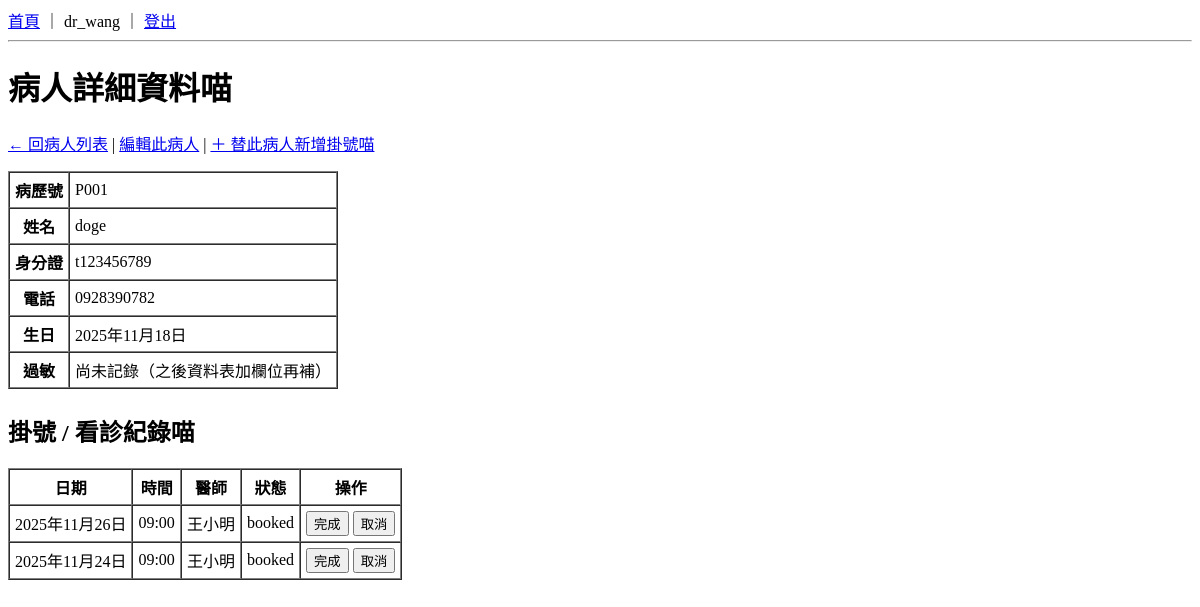
/patients/1/ (signed in), run on an earlier commit of the app's database.
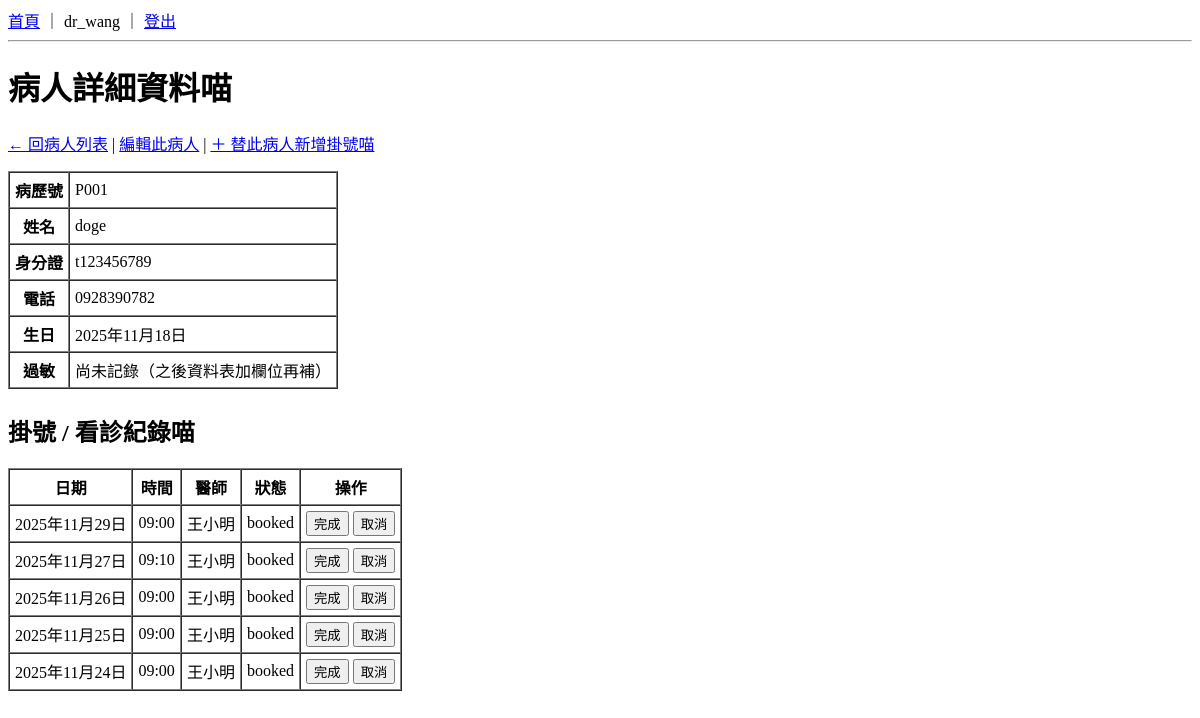
And on a later commit of the database.
### appointments/models.py (models this page shows, shortened)
class Appointment(models.Model):
    STATUS_CHOICES = [
        ("BOOKED", "已掛號"),
        ("CANCELLED", "已取消"),
        ("DONE", "已完成"),
    ]
    patient = models.ForeignKey(Patient, on_delete=models.CASCADE)
    doctor = models.ForeignKey(Doctor, on_delete=models.CASCADE)
    date = models.DateField()
    time = models.TimeField()
    status = models.CharField(max_length=10, choices=STATUS_CHOICES, default="BOOKED")
    created_at = models.DateTimeField(default=timezone.now)
    objects = AppointmentManager()
    class Meta:
        unique_together = [("doctor", "date", "time")]

### doctors/models.py (models this page shows, shortened)
class Doctor(models.Model):
    name = models.CharField("姓名", max_length=50)
    department = models.CharField("科別", max_length=50)
    room = models.CharField("診間", max_length=20, blank=True)
    user = models.OneToOneField(
        User, null=True, blank=True, on_delete=models.SET_NULL, verbose_name="使用者帳號"
    )
    is_active = models.BooleanField("啟用", default=True)
    class Meta:
        verbose_name = "醫師"
        verbose_name_plural = "醫師"

### patients/views.py (the view)
# urls.py: path("<int:pk>/", views.patient_detail, name="patient_detail"),
@login_required
def patient_detail(request, pk):
    patient = get_object_or_404(Patient, pk=pk)
    appointments = (
        Appointment.objects
        .filter(patient=patient)
        .select_related("doctor")          # 連 doctor 一起查，模板用 appt.doctor.name
        .order_by("-date", "-time")        # 讓最新的在最上面喵
    )
    context = {
        "patient": patient,
        "appointments": appointments,
    }
    return render(request, "patients/patient_detail.html", context)

### templates/patients/patient_detail.html (shortened to what this page needs)
{% extends "base.html" %}
{% block content %}
<h1>病人詳細資料喵</h1>
<p>
  <a href="{% url 'patients:patient_list' %}">← 回病人列表</a>
  |
  <a href="{% url 'patients:patient_update' patient.id %}">編輯此病人</a>
  |
  <a href="{% url 'appointments:new_for_patient' patient.id %}">＋ 替此病人新增掛號喵</a>
</p>
<table border="1" cellpadding="5" cellspacing="0">
  <tr>
    <th>病歷號</th>
    <td>{{ patient.chart_no }}</td>
  </tr>
  <tr>
    <th>姓名</th>
    <td>{{ patient.full_name }}</td>
  </tr>
  <tr>
    <th>身分證</th>
    <td>{{ patient.national_id }}</td>
  </tr>
  <tr>
    <th>電話</th>
    <td>{{ patient.phone }}</td>
  </tr>
  <tr>
    <th>生日</th>
    <td>{{ patient.birth_date }}</td>
  </tr>
  <tr>
    <th>過敏</th>
    <td>尚未記錄（之後資料表加欄位再補）</td>
  </tr>
</table>
<h2 style="margin-top: 1.5rem;">掛號 / 看診紀錄喵</h2>
{% if appointments %}
  <table border="1" cellpadding="5" cellspacing="0">
    <thead>
      <tr>
        <th>日期</th>
        <th>時間</th>
        <th>醫師</th>
        <th>狀態</th>
        <th>操作</th>
      </tr>
    </thead>
    <tbody>
      {% for appt in appointments %}
    <tr>
      <td>{{ appt.date }}</td>
      <td>{{ appt.time|time:"H:i" }}</td>
      <td>{{ appt.doctor.name }}</td>
      <td>{{ appt.get_status_display }}</td>
      <td>
        <form method="post"
              action="{% url 'appointments:appointment_update_status' appt.pk %}"
              style="display:inline;">
          <button type="submit">完成</button>
        </form>
        <form method="post"
              action="{% url 'appointments:appointment_update_status' appt.pk %}"
              style="display:inline;">
          <button type="submit">取消</button>
        </form>
      </td>
    </tr>
      {% endfor %}
    </tbody>
  </table>
{% else %}
  <p>目前沒有掛號或看診紀錄喵～</p>
{% endif %}
{% endblock %}

What changed in the data, as far as the page shows it:
added Appointment: date "2025年11月29日", time "09:00", doctor.name "王小明", status "booked"
added Appointment: date "2025年11月27日", time "09:10", doctor.name "王小明", status "booked"
added Appointment: date "2025年11月25日", time "09:00", doctor.name "王小明", status "booked"
